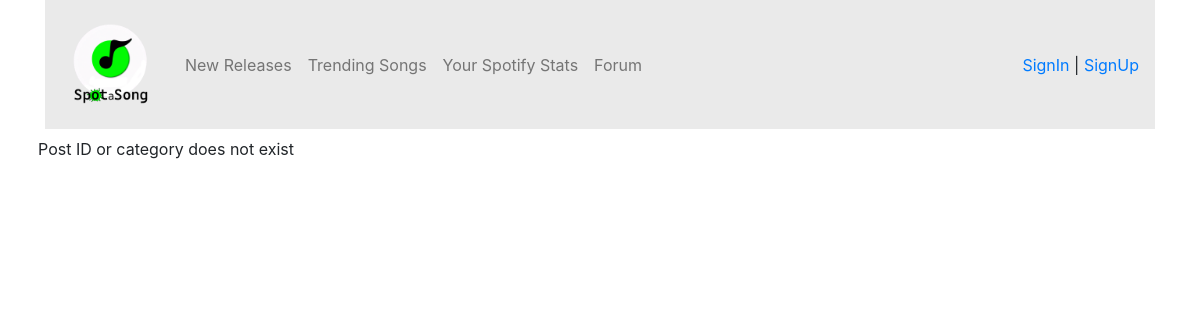
The app's page /forum/Music/post/7/, older data.
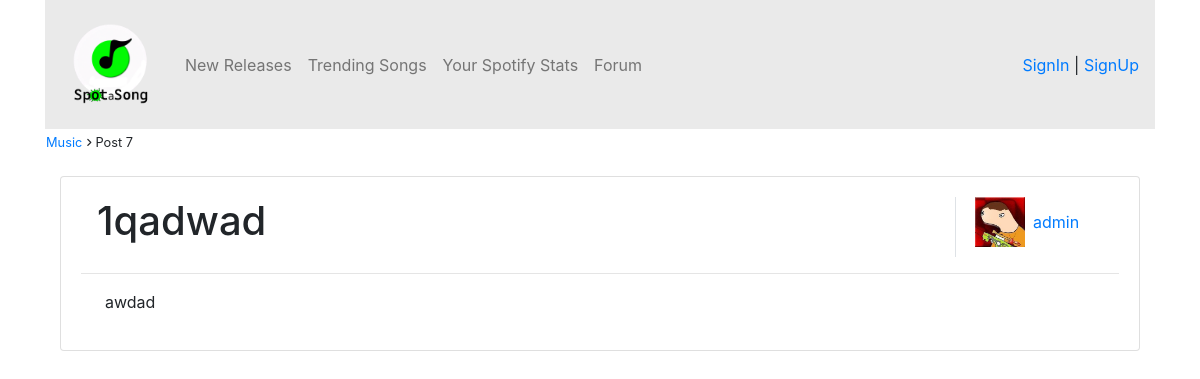
The same page, newer data.
### forum/models.py (models this page shows, shortened)
class ForumCategory(models.Model):
    name = models.CharField(max_length=100)
    description = models.TextField()

class ForumPost(models.Model):
    title = models.CharField(max_length=100)
    body = models.TextField()
    user = models.ForeignKey(User, on_delete=models.CASCADE)
    category = models.ForeignKey(ForumCategory, on_delete=models.CASCADE, related_name='posts')
    created_at = models.DateTimeField(auto_now_add=True)

### accounts/models.py (models this page shows, shortened)
class CustomUser(AbstractUser):
    age = models.PositiveIntegerField(null=True, blank=True)

class UserProfile(models.Model):
    user = models.OneToOneField(CustomUser, on_delete=models.CASCADE)
    profile_picture = models.ImageField(default='default.jpg',upload_to='profile_pictures')
    bio = models.TextField(max_length=1500, blank=True)

### forum/views.py (the view)
# urls.py: path('<str:category_name>/post/<str:post_id>/', views.post, name='post'),
def post(request, category_name, post_id):
    try:
        forumcategory = ForumCategory.objects.get(name=category_name)
        forumpost = ForumPost.objects.get(id=post_id, category=forumcategory)
        return render(request, 'post.html', {'post': forumpost, 'category_name': category_name,})
    except ForumPost.DoesNotExist or ForumCategory.DoesNotExist:
        invalid_id = "Post ID or category does not exist"
        return render(request, 'post.html', {'invalid_id':invalid_id,'post': ""})

### forum/templates/post.html (shortened to what this page needs)
{% extends "base.html" %}
{% load static %}
{% load crispy_forms_tags %}
{% block content %}
<div id="postContainer" class="container">
    <div class="row">
        {% if invalid_id %}
            <p class="pt-2 pl-2">{{invalid_id}}</p>
        {% else %}
        <small class="ml-3 mt-1">
            <a href="{% url 'forum:categoryposts' category_name %}"> {{category_name}}
            </a>
            Post {{post.id}}
          </small>
     </div>
        <div class="col-md mt-4">
            <div class="card">
                <div class="card-body ">
                    <div class="row">
                        <div class="col-10 border-right">
                            <h1 class="card-title ml-3" id="posttitle">{{post.title}}</h1>
                        </div>
                        <div class="col-2">
                            <div class="row ml-1">
                            <img id="postimageprofile" src="{{ post.user.userprofile.profile_picture.url }}">
                            <p class="my-auto ml-2"><a href="{% url 'accounts:profile' post.user %}">{{post.user}}</a></p>
                            </div>
                        </div>
                    </div>
                    <hr>
                    <p class="ml-4">{{post.body |linebreaksbr}}</p>
                </div>
            </div>
        </div>
        {% endif %}
</div>
{% endblock %}

Row changes from the older to the newer data that the page shows:
now on this page (row unchanged): ForumCategory: name "Music"
added ForumPost: id "7", title "1qadwad", user.userprofile.profile_picture (picture), user "admin", body "awdad"
Text that changed along with them:
{{ invalid_id }}: "Post ID or category does not exist" → (not shown)
text now shown: "Post"
